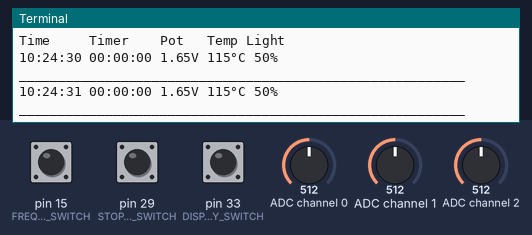
Bench run of a program on a simulated Raspberry Pi (header pin numbers). Parts: the last lines printed to the terminal. The inputs (shaded band) are chosen by the test bench; at power-on: pin 15 (FREQUENCY_CHANGE_SWITCH) LOW, pin 29 (STOP_START_SWITCH) LOW, pin 33 (DISPLAY_SWITCH) LOW, ADC channel 0 = 512, ADC channel 1 = 512, ADC channel 2 = 512 (analog values on the 0–1023 scale). The clock reads 2024-03-15 10:24:30 at power-on unless the program sets it.

Above: at 1.2 s.
1.3 s: pin 15 (FREQUENCY_CHANGE_SWITCH) pulled HIGH for 0.3 s
At 1.46 s:
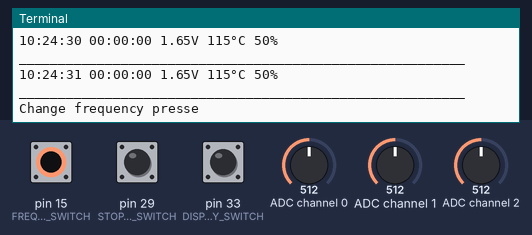
3.1 s: pin 29 (STOP_START_SWITCH) pulled HIGH for 0.3 s
At 4.3 s:
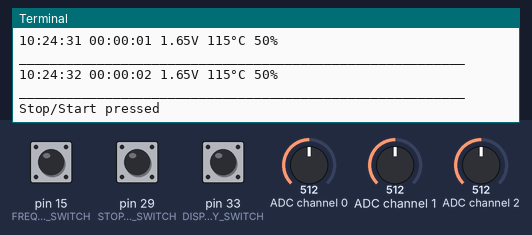
4.9 s: pin 33 (DISPLAY_SWITCH) pulled HIGH for 0.3 s
At 5.9 s:
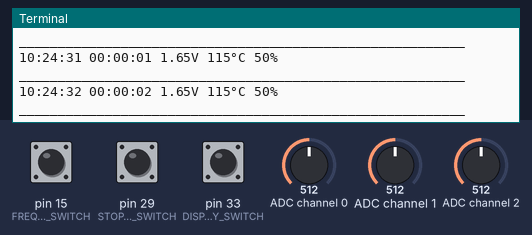
6.7 s: pin 29 (STOP_START_SWITCH) pulled HIGH for 1 s
At 8.3 s:
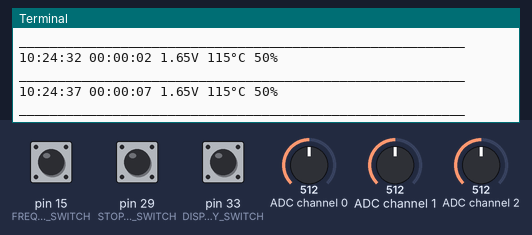
9.2 s: ADC channel 0 set to 716
At 10.3 s:
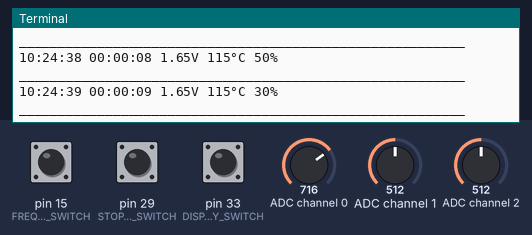
10.7 s: ADC channel 1 set to 716
At 10.7 s:
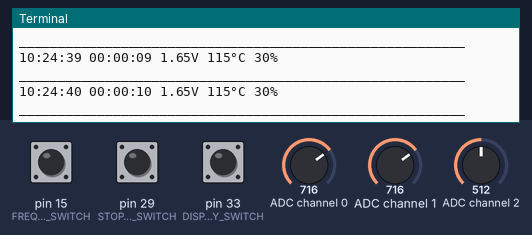
Timing chart, 0 to 13.2 s (numbered marks = the images above; inputs shaded):
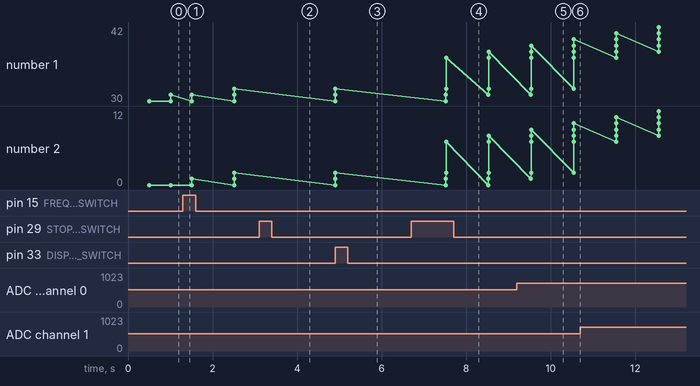

The program:

lab4.py
```python
#!/usr/bin/python3

#imports
import spidev
from time import sleep,strftime  # To add delay and display time
from array import *
from datetime import datetime, timedelta, time
import RPi.GPIO as GPIO
import atexit


#Define Variables
delay = 0.5
ldr_channel = 0

#Create SPI
spi = spidev.SpiDev()
spi.open(0, 0)
spi.max_speed_hz = 1350000 #setting the maximum frequency of the spi

#define input pins for the buttons:
RESET_SWITCH = 11 #button for reset the timer and cleaning the console
FREQUENCY_CHANGE_SWITCH =15 #button to be used to change the frequency of the application
STOP_START_SWITCH = 29 #the button to be used to start and stop the taking of data
DISPLAY_SWITCH = 33 #button to display the results

#variables to be used in the program
frequency = .5
readings_recorded = [None]*5
timer = 0
recording = True
index =0

def exit_handler():
    print("Cleaning up")
    GPIO.cleanup()

atexit.register(exit_handler)

def format_time(t):
    tm = timedelta(seconds = t)
    datet = datetime(1,1,1) + tm
    hr =  str(datet.hour) if datet.hour > 9 else '0' + str(datet.hour)
    min = str(datet.minute) if datet.minute > 9 else '0' + str(datet.minute)
    sec = str(datet.second) if datet.second >9 else '0' + str(datet.second)
    return hr+":"+min+":"+sec

def output(readings):
   deg =u'\xb0'
   print("_________________________________________________________")
   print("Time     Timer    Pot   Temp Light")
   for i in range(0, 5):
       if readings[i]is not None:
            print("{} {} {}V {}C {}%".format(readings[i][0], readings[i][1], readings[i][2], str(readings[i][3])+deg, readings[i][4]))
            print("_________________________________________________________")

def delay():
    sleep(2)

def display_handler(channel_number): #pin number is the pin that caused this event
    print("Display pressed\n")
    global readings_recorded
    output(readings_recorded)


def freq_change_handler(channel_number):
    global frequency
    print("Change frequency presse")
    if frequency == .5:
        frequency = 1
    elif frequency == 1:
        frequency = 2
    elif frequency == 2:
        frequency = .5


def reset_handler(channel_number):
    print("\033[H\033[J")
    print("reset pressed")


def start_stop_handler(channel_number):
    global recording
    print("Stop/Start pressed")
    recording = True if (recording == False) else False

#setting board and gpio pins
GPIO.setmode(GPIO.BOARD)
GPIO.setup(RESET_SWITCH, GPIO.IN, pull_up_down=GPIO.PUD_DOWN)
GPIO.setup(FREQUENCY_CHANGE_SWITCH, GPIO.IN, pull_up_down=GPIO.PUD_DOWN)
GPIO.setup(STOP_START_SWITCH, GPIO.IN, pull_up_down=GPIO.PUD_DOWN)
GPIO.setup(DISPLAY_SWITCH, GPIO.IN, pull_up_down=GPIO.PUD_DOWN)

#setting up event listenrs for the three buttons
GPIO.add_event_detect(RESET_SWITCH,GPIO.RISING,callback=reset_handler, bouncetime=300)
GPIO.add_event_detect(FREQUENCY_CHANGE_SWITCH,GPIO.RISING, callback=freq_change_handler, bouncetime=300)
GPIO.add_event_detect(STOP_START_SWITCH, GPIO.RISING, callback = start_stop_handler, bouncetime=300)
GPIO.add_event_detect(DISPLAY_SWITCH, GPIO.RISING, callback = display_handler, bouncetime=300)


def readadc(adcnum):
    # read SPI data from the MCP3008, 8 channels in total
    if adcnum > 7 or adcnum < 0:
        return -1
    r = spi.xfer2([1, 8 + adcnum << 4, 0])
    data = ((r[1] & 3) << 8) + r[2]
    return data

# Below function will convert data to voltage
def convert_volts(data):
	volts = (data * 3.3) / float(1023)
	volts = round(volts, 2) # Round off to 2 decimal places
	return volts
def get_time():
	return strftime("%H:%M:%S")

# Below function will convert data to temperature.
def convert_temp(data):
	temp = ((data * 330)/float(1023))-50
	temp = round(temp)
	return temp

def record_readings():
    global timer
    global readings
    global frequency
    global index

    if recording:
       current_time =  get_time()
       ldr_reading = int(100-(readadc(0)/1024)*100)
       temp_reading = convert_temp(readadc(1))
       pot_reading = convert_volts(readadc(2))
       t = format_time(timer)
       recordings = [current_time, t, pot_reading, temp_reading, ldr_reading]
       readings_recorded.remove(readings_recorded[0])
       readings_recorded.append(recordings)
#	   index = (index+1)%5
    timer += frequency

def main():
    global frequency
    global readings_recorded
    while True:
        ldr_value = readadc(ldr_channel)
        if recording:
            output(readings_recorded)
        sleep(frequency)
        record_readings()

if __name__ == "__main__": main()
```

Measured:
- after the input at 1.3 s, the terminal: prints a new line at once (image 1)
- after the input at 3.1 s, the terminal: prints a new line at once (image 2)
- after the input at 4.9 s, the terminal: prints a new line at once (image 3)
- after the input at 6.7 s, the terminal: prints a new line at once (image 4)
- after the input at 9.2 s, the terminal: prints a new line after 0.34 s (image 5)
- plotted number 1: 32 → 38 after the input at 6.7 s
- plotted number 2: 2 → 8 after the input at 6.7 s
